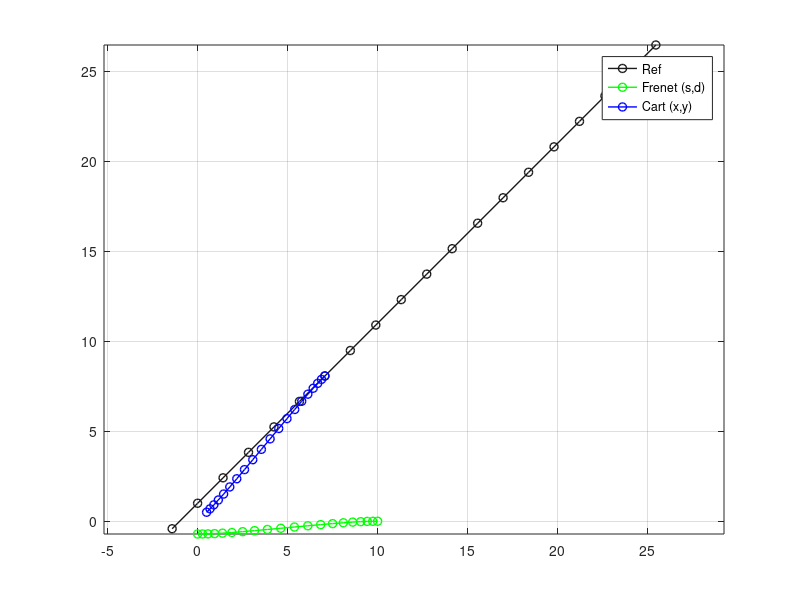
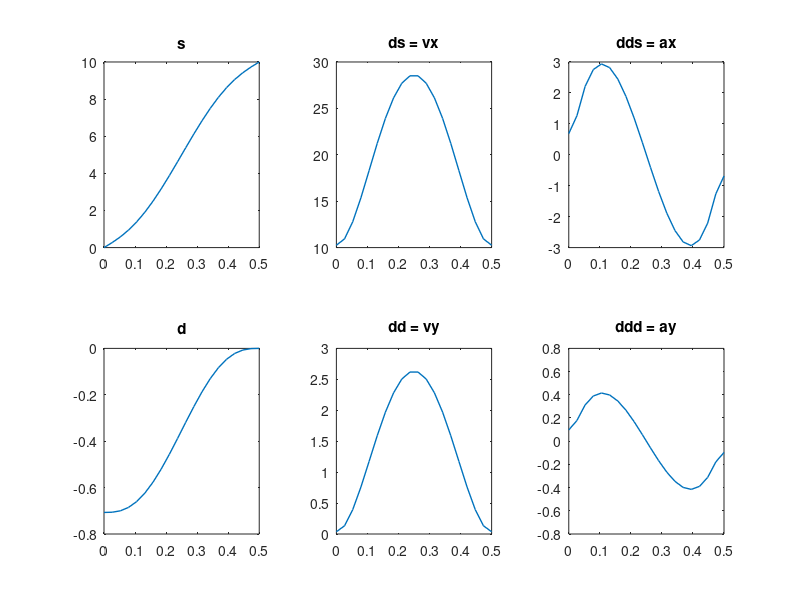

MATLAB code to generate these figures, in order: (Note: this script raises an error after producing the figures.)
close all
clear all
clc
set(0, 'DefaultLineLineWidth', 1);

nPoints = 20;

x = zeros(1,nPoints);
y = zeros(1,nPoints);

xRef = zeros(1,nPoints);
yRef = zeros(1,nPoints);
psiRef = zeros(1,nPoints);
kappaRef = zeros(1,nPoints);
lCumRef = zeros(1,nPoints);

deltaX = zeros(1,nPoints);
deltaY = zeros(1,nPoints);

%% Generate reference path
L = 40;
dL = L/nPoints;

d = 1;
m = 1;

x0 = 0;
x1 = 1;
dx = x1 - x0;
y0 = d;
y1 = m*x1 + d;
dy = y1 - y0;

psi0 = atan2(dy,dx);

dx = dL*cos(psi0);
dy = dL*sin(psi0);

xRef(1) = -dx;
for i = 2:nPoints
    xRef(i) = xRef(i-1) + dx;
    yRef(i-1) = m*xRef(i-1) + d; 
end
yRef(end) = m*xRef(end) + d;

for i = 1:nPoints
    iPrev = i - 1;
    if (iPrev < 1)
        iPrev = 0;
    end
    iNext = i + 1;
    if (iNext > nPoints)
        iNext = nPoints;
    end
    deltaX(i) = xRef(iNext) - xRef(i);
    deltaY(i) = yRef(iNext) - yRef(i);
    psi = atan2(deltaY(i), deltaX(i));
    psiRef(i) = psi;
    
    % Todo use wiki formula
    kappaRef = zeros(1,nPoints);
end
psiRef(end) = psiRef(end-1);
%psiRef(1) = 0;

lCum = sqrt(deltaX(1)^2 + deltaY(1)^2);
nSign = (xRef(1) >= 0) - (xRef(1) < 0);
lCumRef(1) = lCum*nSign;
for i = 2:nPoints
    lCum = sqrt(deltaX(i)^2 + deltaY(i)^2);
    nSign = (xRef(i) >= 0) - (xRef(i) < 0);
    lCumRef(i) = lCumRef(i-1) + lCum*nSign;
end

figure
hr = plot(xRef, yRef, 'Color', [0.1, 0.1, 0.1], 'Marker', 'o', 'DisplayName', 'Ref');
grid on;
hold on;

% Plot line from origin orthogonal to to reference path (intersection)
%L1 = [xRef; yRef];
%L2 = [-xRef; -1/m*(-xRef)];
%P = intersect(L1, L2);
%xMin = P(1);
%yMin = P(2);
%plot([0, xRef(1), 0, xRef(2), 0, xRef(3)], [0, yRef(1), 0, yRef(2), 0, yRef(3)]);

a = d*sin(psi0);
%axis([min(xRef)-d, max(xRef)*shrink, min(yRef)-d, max(yRef)*shrink]);
axis equal;

% end time
T = 0.5; % seconds

%% s coordinate
%xx = abs(xMin-xRef(1));
%yy = abs(yMin-yRef(1));
%quiver(xRef(1), yRef(1), xx, yy);
shift = 0;%a; %lCumRef(1) + sqrt(xx^2 + yy^2);
lCumRef = lCumRef + shift; % shift running length
s0 = 0;
ds0 = 10;
dds0 = 0;

sT = 10;
dsT = 10;
ddsT = 0;

% s coefficents
cs0 = s0;
cs1 = ds0;
cs2 = dds0/2;

M1 = [1, T, T*T; 
      0, 1, 2*T; 
      0, 0, 2  ];
  
M2 = [  T^3,    T^4,   T^5;
      3*T^2,  4*T^3, 5*T^4;
        6*T, 12*T^2, 20*T^3];

cs = M2\([sT; dsT; ddsT] - M1 * [cs0; cs1; cs2]);
cs3 = cs(1);
cs4 = cs(2);
cs5 = cs(3);

t = linspace(0,T,20);
s = cs0 + cs1.*t + cs2.*t.^2 + cs3.*t.^3 + cs4.*t.^4 + cs5.*t.^5;

%% d coordinate
d0 = -d*cos(psi0);
dd0 = 0;
ddd0 = 0;

dT = 0;
ddT = 0;
dddT = 0;

% d coefficients
cd0 = d0;
cd1 = dd0;
cd2 = ddd0/2;

cd = M2\([dT; ddT; dddT] - M1 * [cd0; cd1; cd2]);
cd3 = cd(1);
cd4 = cd(2);
cd5 = cd(3);


d = cd0 + cd1.*t + cd2.*t.^2 + cd3.*t.^3 + cd4.*t.^4 + cd5.*t.^5;


hf = plot(s,d, 'Color', 'g', 'Marker', 'o', 'DisplayName', 'Frenet (s,d)');


%% Transform Frenet (s,d) to Cartesian (local) vehicle frame (x,y)

for i = 1:nPoints
    ps = s(i);
    pd = d(i);
    
    idx = 1;
    
    while(ps > lCumRef(idx) && (idx < nPoints - 1))
        idx = idx + 1;
    end
    
    idxNext = idx + 1;
    
    ds = ps - lCumRef(idx);
    
    psi = psiRef(idx);
    
    segX = xRef(idx) + ds * cos(psi);
    segY = yRef(idx) + ds * sin(psi);
    
    
    
    x(i) = segX - pd * sin(psi);
    y(i) = segY + pd * cos(psi);
end


hc = plot(x, y, 'Color', 'b', 'Marker', 'o', 'DisplayName', 'Cart (x,y)');

legend([hr, hf, hc], 'Location', 'best');

%% Plot Frenet states
figure
dt = diff(t);
dt = dt(1);
hax1 = subplot(2,3,1);
hp(1) = plot(t, s);
title('s')

hax2 = subplot(2,3,2);
hp(2) = plot(t, gradient(s)./dt);
title('ds = vx')

hax3 = subplot(2,3,3);
hp(3) = plot(t, gradient(gradient(s))./dt);
title('dds = ax')

hax4 = subplot(2,3,4);
hp(4) = plot(t, d);
title('d')

hax5 = subplot(2,3,5);
hp(5) = plot(t, gradient(d)./dt);
title('dd = vy')

hax6 = subplot(2,3,6);
hp(6) = plot(t, gradient(gradient(d))./dt);
title('ddd = ay')

hlink = linkprop([hax1, hax2, hax3, hax4, hax5, hax6], {'XGrid','YGrid'});

hax1.XGrid = 'on';
hax1.YGrid = 'on';

for h = [hax1, hax2, hax3, hax4, hax5, hax6]
    xlabel(h,  't (s)');
end